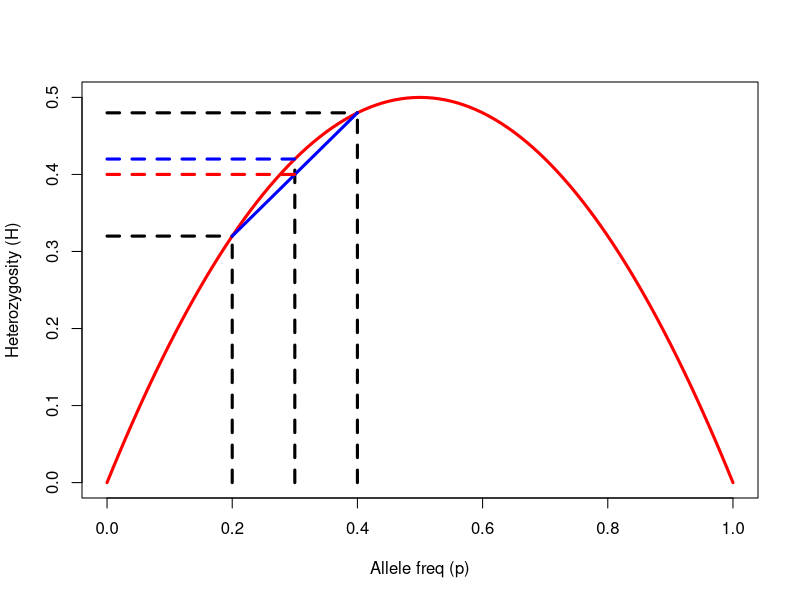

Generate this figure with R:
## ---- chunk 1
options(htmltools.dir.version = FALSE)
## ---- chunk 2
geth <- function(p){return(2*p*(1-p))}
p <- seq(0, 1, by=0.01)
plot(p, geth(p), type="l", lwd=3, col="red", xlab="Allele freq (p)", ylab="Heterozygosity (H)")
lines(c(0.2, 0.2), c(0, geth(p=0.2)), lty=2, lwd=3) # add a line segment
lines(c(0, 0.2), c(geth(p=0.2), geth(p=0.2)), lty=2, lwd=3)
lines(c(0.4, 0.4), c(0, geth(p=0.4)), lty=2, lwd=3) # add a line segment
lines(c(0, 0.4), c(geth(p=0.4), geth(p=0.4)), lty=2, lwd=3)
lines(c(0.3, 0.3), c(0, geth(p=0.3)), lty=2, lwd=3) 
lines(c(0, 0.3), c(geth(p=0.3), geth(p=0.3)), lty=2, lwd=3, col="blue")
lines(c(0.2, 0.4), c(geth(p=0.2), geth(p=0.4)), lty=1, lwd=3, col="blue")
lines(c(0, 0.3), c(mean(c(geth(p=0.2), geth(p=0.4))), mean(c(geth(p=0.2), geth(p=0.4)))), lty=2, lwd=3, col="red")
